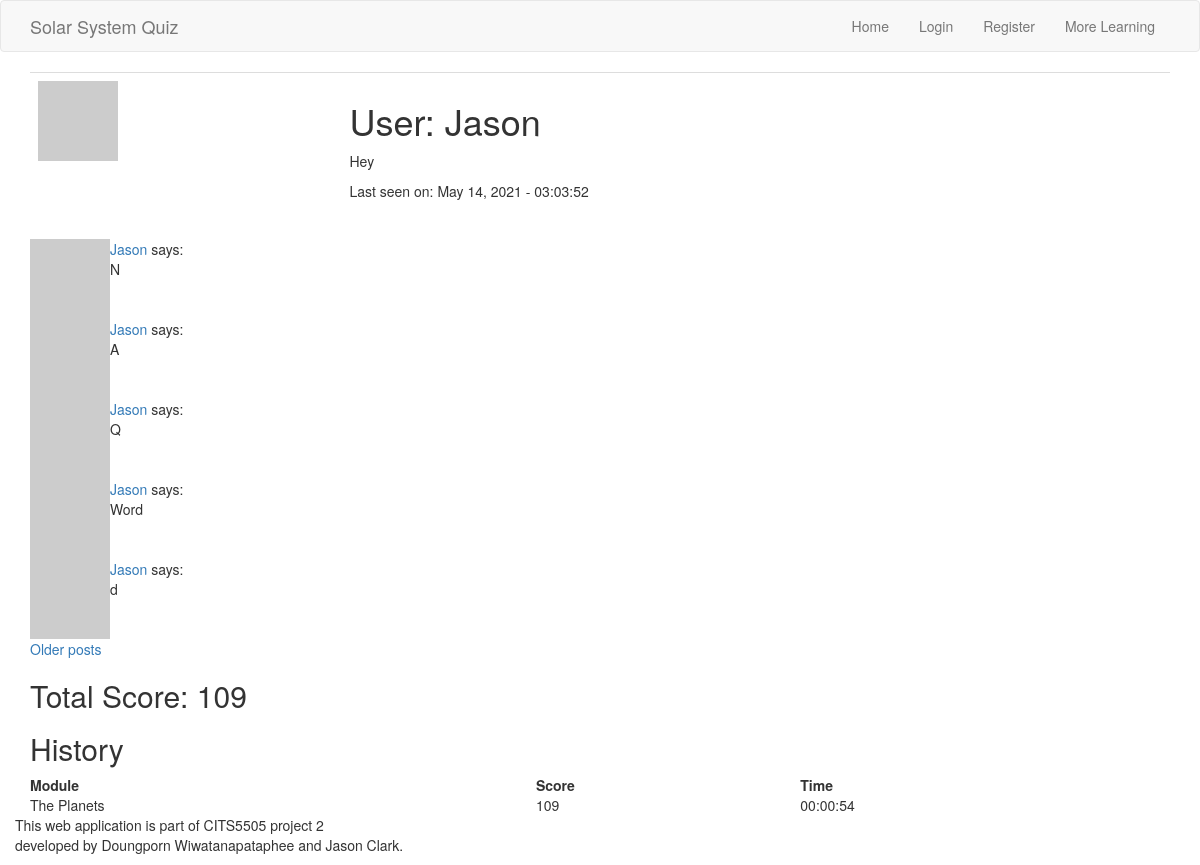
Before: /user/Jason with the older database file.
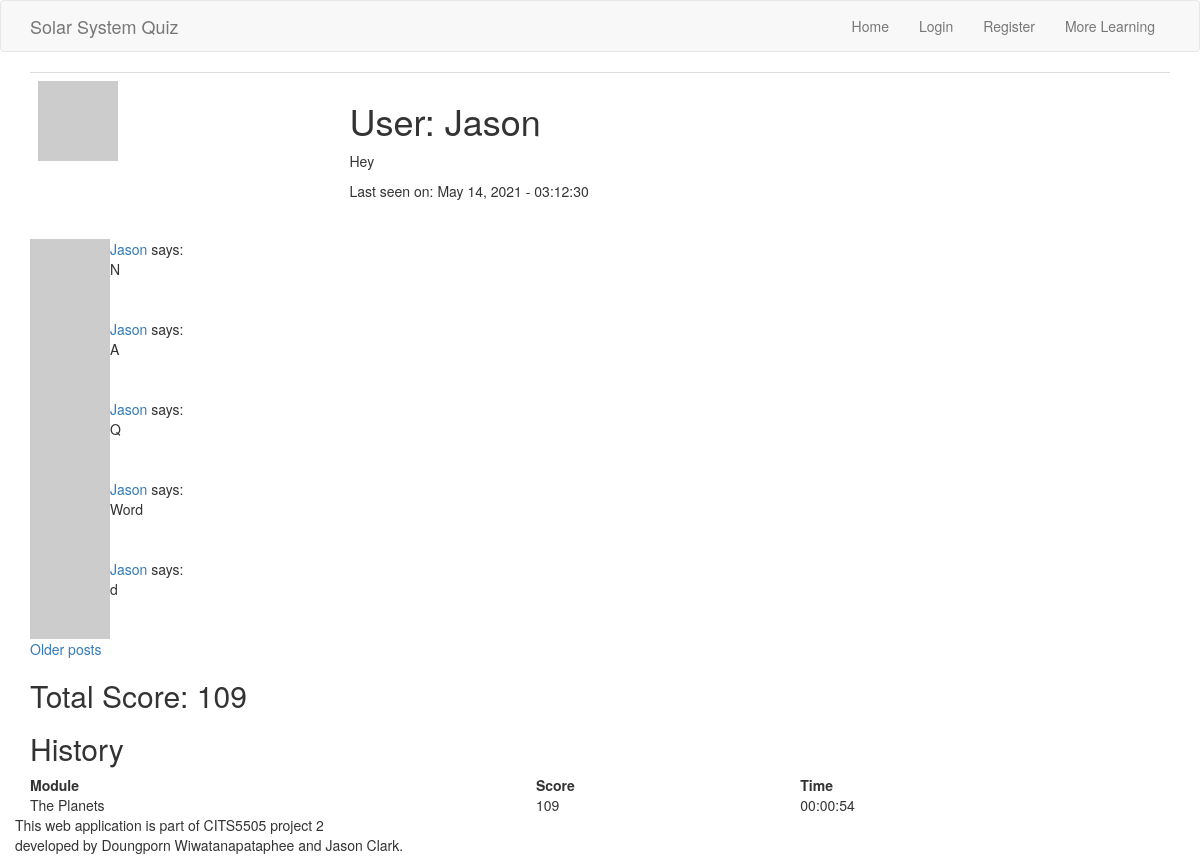
After: the same page with the newer database file.
### app/models.py (models this page shows, shortened)
class User(UserMixin, db.Model):
    __tablename__ = 'user_table'
    id = db.Column(db.Integer, primary_key=True)
    username = db.Column(db.String(64), index=True, unique=True)
    user_type = db.Column(db.String(64))
    email = db.Column(db.String(120), index=True, unique=True)
    password_hash = db.Column(db.String(128))
    posts = db.relationship('Post', backref='author', lazy='dynamic')
    about_me = db.Column(db.String(140))
    last_seen = db.Column(db.DateTime, default=datetime.utcnow)
    score_child = db.relationship("Score", backref = 'user_parent')
    quiz_unlocked = db.Column(db.Integer, default=0)
    def avatar(self, size):
      digest = md5(self.email.lower().encode('utf-8')).hexdigest()
      return 'https://www.gravatar.com/avatar/{}?d=identicon&s={}'.format(digest, size)

class Post(db.Model):
    id = db.Column(db.Integer, primary_key=True)
    user_id = db.Column(db.Integer, db.ForeignKey('user_table.id')) #user.id
    body = db.Column(db.String(140))
    timestamp = db.Column(db.DateTime, index=True, default=datetime.utcnow)
    page = db.Column(db.String)
    upvotes = db.Column(db.Integer, default=0)
    downvotes = db.Column(db.Integer, default=0)

class Score(db.Model):
    __tablename__ = 'score'
    id = db.Column(db.Integer, primary_key = True)
    user_id = db.Column(db.Integer, db.ForeignKey('user_table.id'))
    questionset_id = db.Column(db.Integer, db.ForeignKey('questionset.id'))
    score = db.Column(db.Integer)
    time_taken = db.Column(db.Time)

class QuestionSet(db.Model):
    __tablename__ = 'questionset'
    id = db.Column(db.Integer, primary_key = True)
    name = db.Column(db.String(64))
    number_of_questions = db.Column(db.Integer)
    child = db.relationship("CurrentQuestion")
    score_child = db.relationship('Score', backref= 'questionset_parent')

### app/routes.py (the view)
@app.route('/user/<username>', methods = ['GET','POST'])
def user_profile(username):
    user = User.query.filter_by(username=username).first_or_404()
    page = request.args.get('page', 1, type=int)
    posts = user.posts.paginate(
      page, 5, False)
    next_url = url_for('user_profile', username=username, page=posts.next_num) \
      if posts.has_next else None
    prev_url = url_for('user_profile', username=username, page=posts.prev_num) \
      if posts.has_prev else None
    score_dict = [] # initialise module score dictionary
    total = 0       # initialise total score as zero
    user_scores = Score.query.filter_by(user_id=user.id).all()
    for score in user_scores:
        score_dict.append({'module': score.questionset_id}) # append scores for each learning module
        total += score.score    # add total score
        scoreSorted = Score.query.filter_by(user_id=user.id).order_by(Score.score.desc()).all()
    return render_template('user_profile.html', user=user, score=total, posts=posts.items,
    scoreSorted = scoreSorted, next_url=next_url, prev_url=prev_url)

### app/routes.py (called while the page is built)
@app.before_request
def before_request():
    from_zone = tz.tzutc()
    to_zone = tz.tzlocal()
    utc = datetime.utcnow()
    utc = utc.replace(tzinfo=from_zone)
    central = utc.astimezone(to_zone)   # convert to local timezone
    if current_user.is_authenticated:
        current_user.last_seen = central
        db.session.commit()

### app/templates/user_profile.html (shortened to what this page needs)
{% extends 'base.html' %}
{% block body %}
<div class="container">
<table class="table table-hover">
    <tr valign="top">
        <td><img src="{{ user.avatar(128) }}"></td>
        <td>
            <h1>User: {{ user.username }}</h1>
            {% if user.about_me %}<p>{{ user.about_me }}</p>{% endif %}
            {% if user.last_seen %}<p>Last seen on: {{ user.last_seen.strftime('%B %d, %Y - %H:%M:%S') }}</p>{% endif %}
        </td>
    </tr>
</table>
</div>
<div class="container">
  {% for post in posts %}
  {% include '_post.html'%}
  {% endfor %}
  {% if next_url %}
  <a href="{{ next_url }}">Older posts</a>
  {% endif %}
</div>
<div class="container">
    <h2>Total Score: {{ score }}</h2>
    <h2>History</h2>
    <table style="width:100%;">
        <thead>
            <tr>
                <th>Module</th>
                <th>Score</th>
                <th>Time</th>
            </tr>
        </thead>
        <tbody>
        {% for score in scoreSorted %}
        {%  if loop.index <= 5  %}
            <tr>
                <td>{{ score.questionset_parent.name }}</td>
                <td>{{ score.score }}</td>
                <td>{{ score.time_taken }}</td>
            </tr>
        {% endif %}
        {% endfor %}
        </tbody>
    </table>
</div>
{% endblock %}

### app/templates/base.html (shortened to what this page needs)
<!DOCTYPE html>
<html lang="en">
<head>
    <link rel="stylesheet" href="https://maxcdn.bootstrapcdn.com/bootstrap/3.4.1/css/bootstrap.min.css">
    <link rel="stylesheet" href="https://cdnjs.cloudflare.com/ajax/libs/font-awesome/4.7.0/css/font-awesome.min.css">
</head>
<body>
    {% block navbar %}
    <nav class="navbar navbar-default">
        <div class="container">
            <div class="navbar-header">
                <a class="navbar-brand" href="{{ url_for('home') }}">Solar System Quiz</a>
            </div>
            <div class="collapse navbar-collapse" id="bs-example-navbar-collapse-1">
                <ul class="nav navbar-nav navbar-right">
                    {% if current_user.is_authenticated %}
                    <li><a href="{{ url_for('home') }}">Home</a></li>
                    <li><a href="{{ url_for('user_profile', username=current_user.username) }}">{{ current_user.username }} Profile</a></li>
                    <li><a href="{{ url_for('more_learning') }}">More Learning</a></li>
                    <li><a href="{{ url_for('logout') }}">Sign Out</a></li>
                    {% else %}
                    <li><a href="{{ url_for('home') }}">Home</a></li>
                    <li><a href="{{ url_for('login') }}">Login</a></li>
                    <li><a href="{{ url_for('register') }}">Register</a></li>
                    <li><a href="{{ url_for('more_learning') }}">More Learning</a></li>
                    {% endif %}
                </ul>
            </div>
        </div>
    </nav>
    {% endblock %}
    {% block body %}{% endblock %}
    <div class="container" style='bottom:0; width:100%; '>
        <p>This web application is part of CITS5505 project 2 <br>
           developed by Doungporn Wiwatanapataphee and Jason Clark.</p>
</body>
</html>

### app/templates/_post.html (shortened to what this page needs)
<table>
  <tr valign="top">
    <td><img src="{{ post.author.avatar(36) }}"></td>
    <td>
      <a href="{{ url_for('user_profile', username=post.author.username) }}">
        {{ post.author.username }}
      </a>
      says:<br>{{ post.body }}
    </td>
  </tr>
</table>

Changed rows visible on the page:
changed User "Jason": last_seen "May 14, 2021 - 03:03:52" → "May 14, 2021 - 03:12:30"
